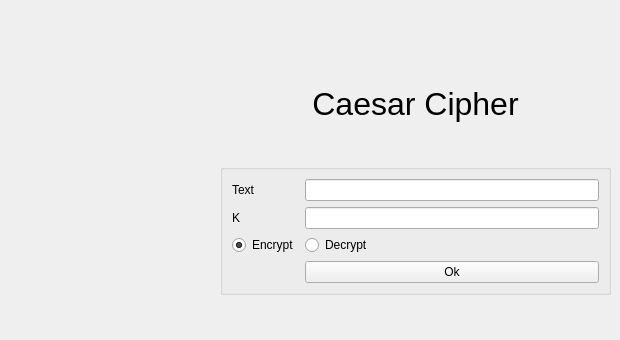
       <widget class="QWidget" name="page5">
        <widget class="QWidget" name="layoutWidget">
         <property name="geometry">
          <rect>
           <x>220</x>
           <y>50</y>
           <width>391</width>
           <height>281</height>
          </rect>
         </property>
         <layout class="QGridLayout" name="gridLayout_9">
          <item row="2" column="0">
           <spacer name="verticalSpacer_17">
            <property name="orientation">
             <enum>Qt::Vertical</enum>
            </property>
            <property name="sizeHint" stdset="0">
             <size>
              <width>20</width>
              <height>40</height>
             </size>
            </property>
           </spacer>
          </item>
          <item row="4" column="0">
           <spacer name="verticalSpacer_18">
            <property name="orientation">
             <enum>Qt::Vertical</enum>
            </property>
            <property name="sizeHint" stdset="0">
             <size>
              <width>20</width>
              <height>40</height>
             </size>
            </property>
           </spacer>
          </item>
          <item row="1" column="0">
           <widget class="QLabel" name="label_34">
            <property name="styleSheet">
             <string notr="true">font-size: 24pt;</string>
            </property>
            <property name="text">
             <string>Caesar Cipher</string>
            </property>
            <property name="alignment">
             <set>Qt::AlignCenter</set>
            </property>
           </widget>
          </item>
          <item row="3" column="0">
           <widget class="QGroupBox" name="groupBox_11">
            <property name="title">
             <string/>
            </property>
            <layout class="QFormLayout" name="formLayout_4">
             <item row="0" column="0">
              <widget class="QLabel" name="label_14">
               <property name="text">
                <string>Text</string>
               </property>
              </widget>
             </item>
             <item row="0" column="1">
              <widget class="QLineEdit" name="le_shift_text"/>
             </item>
             <item row="1" column="0">
              <widget class="QLabel" name="label_27">
               <property name="text">
                <string>K</string>
               </property>
              </widget>
             </item>
             <item row="1" column="1">
              <widget class="QLineEdit" name="le_shift_k"/>
             </item>
             <item row="2" column="0">
              <widget class="QRadioButton" name="rb_shift_encrypt">
               <property name="text">
                <string>Encrypt</string>
               </property>
               <property name="checked">
                <bool>true</bool>
               </property>
              </widget>
             </item>
             <item row="2" column="1">
              <widget class="QRadioButton" name="rb_shift_decrypt">
               <property name="text">
                <string>Decrypt</string>
               </property>
              </widget>
             </item>
             <item row="3" column="1">
              <widget class="QPushButton" name="btn_shift">
               <property name="text">
                <string>Ok</string>
               </property>
              </widget>
             </item>
            </layout>
           </widget>
          </item>
          <item row="0" column="0">
           <spacer name="verticalSpacer_19">
            <property name="orientation">
             <enum>Qt::Vertical</enum>
            </property>
            <property name="sizeHint" stdset="0">
             <size>
              <width>20</width>
              <height>40</height>
             </size>
            </property>
           </spacer>
          </item>
         </layout>
        </widget>
       </widget>
